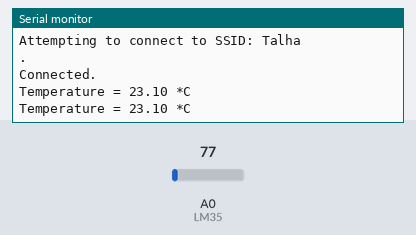
Recording of a sketch running on a simulated ESP8266 (NodeMCU). Parts: the last lines printed to the serial monitor. Inputs (shaded band) come from the test bench; at power-on: A0 (LM35) = 77. WiFi joins after 1.5 s; servers stay silent unless stated.

Above: at 8.1 s.
8.2 s: A0 (LM35) set to 92
At 10.2 s:
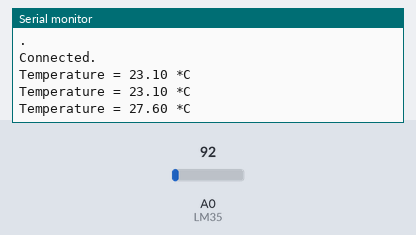
12.1 s: A0 (LM35) set to 107
At 15.0 s:
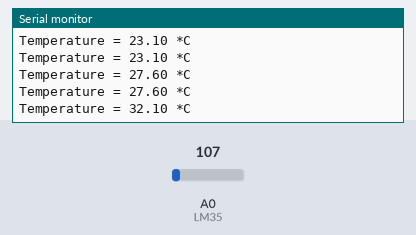
Timing chart, 0 to 16.5 s (numbered marks = the images above; inputs shaded):
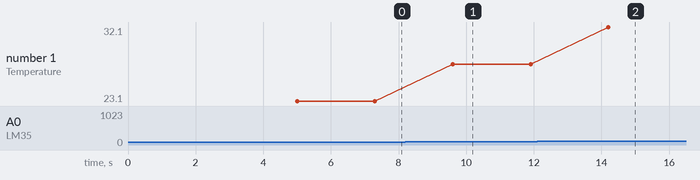

Measured:
- after the input at 8.2 s, the serial monitor: prints a new line after 1.4 s (image 1)
- after the input at 12.1 s, the serial monitor: prints a new line after 2.1 s (image 2)
- plotted number 1: 23.1 → 27.6 after the input at 8.2 s, 27.6 → 32.1 after the input at 12.1 s

The sketch:

Temperature_LM35.ino
```cpp
#include "ThingSpeak.h"
#include <ESP8266WiFi.h>
const int LM35 = A0;
//----------- Enter you Wi-Fi Details---------//
char ssid[] = "Talha"; //SSID
char pass[] = "ttfornow"; // Password
//-------------------------------------------//

WiFiClient  client;

unsigned long myChannelNumber = 931613; // Channel ID here
const int FieldNumber = 1;
const char * myWriteAPIKey = "K301GOKWHIX8HIA4"; // Your Write API Key here

void setup()
{
  Serial.begin(115200);
  WiFi.mode(WIFI_STA);
  ThingSpeak.begin(client);
}
void loop()
{
  if (WiFi.status() != WL_CONNECTED)
  {
    Serial.print("Attempting to connect to SSID: ");
    Serial.println(ssid);
    while (WiFi.status() != WL_CONNECTED)
    {
      WiFi.begin(ssid, pass);
      Serial.print(".");
      delay(5000);
    }
    Serial.println("\nConnected.");
  }
  int ADC;
  float temp;
  ADC = analogRead(LM35);  /* Read Temperature */
  temp = (ADC * 3); /* Convert adc value to equivalent voltage */
  temp = (temp / 10); /* LM35 gives output of 10mv/°C */
  Serial.print("Temperature = ");
  Serial.print(temp);
  Serial.println(" *C");
  delay(1000);
  ThingSpeak.writeField(myChannelNumber, FieldNumber, temp, myWriteAPIKey);
  delay(1000);
}
```
